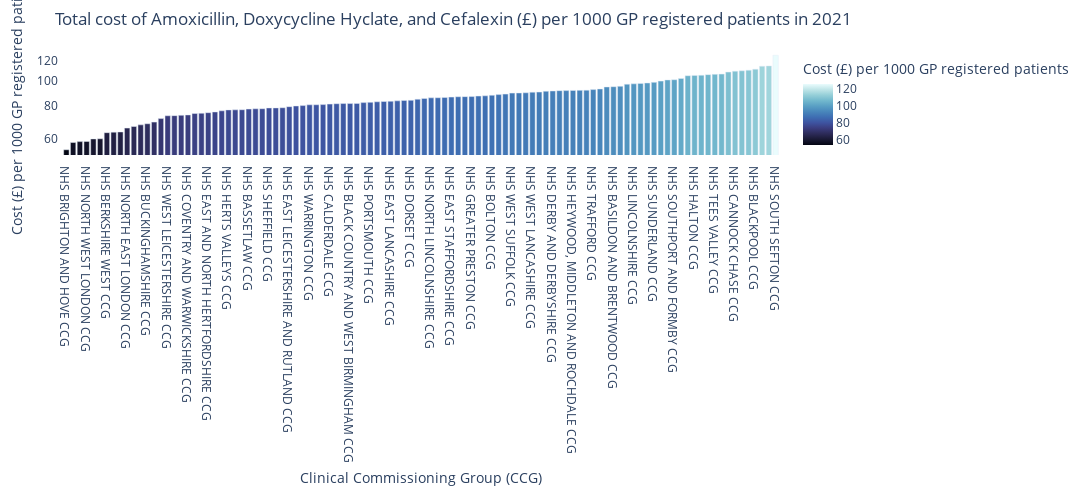

Source (notebook cell):
### Code cell
pd.options.plotting.backend = "plotly"
fig_2 = px.bar(df6, x='Clinical Commissioning Group (CCG)', y= "Total cost of Amoxicillin, Doxycycline Hyclate, Cefalexin (£) per 1000 GP registered patients",
log_y=True,
labels={"Total cost of Amoxicillin, Doxycycline Hyclate, Cefalexin (£) per 1000 GP registered patients": "Cost (£) per 1000 GP registered patients"},
title= "Total cost of Amoxicillin, Doxycycline Hyclate, and Cefalexin (£) per 1000 GP registered patients in %s" %current_year_str, 
color="Total cost of Amoxicillin, Doxycycline Hyclate, Cefalexin (£) per 1000 GP registered patients",
color_continuous_scale=px.colors.sequential.ice,
hover_data={"Total cost of Amoxicillin, Doxycycline Hyclate, Cefalexin (£) per 1000 GP registered patients":':.2f'},
width=2500, height=500)

fig_2.update_layout(
    {"plot_bgcolor": "rgba(0, 0, 0, 0)", "paper_bgcolor": "rgba(0, 0, 0, 0)"},
    autosize=True,
    margin=dict(l=50, r=50, b=50, t=50, pad=4, autoexpand=True),
)
fig_2.show()

### Figure 1 — Plotly figure (JSON) as saved in the notebook; plotly's stock layout.template omitted (floating-point values rounded to 4 significant figures)
{"data": [{"alignmentgroup": "True", "hovertemplate": "Clinical Commissioning Group (CCG)=%{x}<br>Cost (£) per 1000 GP registered patients=%{marker.color:.2f}<extra></extra>", "legendgroup": "", "marker": {"color": [54.22, 57.83, 58.29, 58.39, 59.71, 59.79, 63.13, 63.42, 63.53, 65.75, 66.69, 67.66, 68.34, 69.34, 71.56, 73.37, 73.46, 73.69, 73.93, 74.85, 75.03, 75.42, 75.92, 76.68, 77.31, 77.35, 77.44, 77.92, 78.08, 78.14, 78.66, 78.7, 78.82, 79.57, 80.06, 80.34, 80.89, 80.94, 81.06, 81.41, 81.7, 81.81, 81.81, 81.93, 82.5, 82.69, 83.09, 83.3, 83.49, 83.8, 84.13, 84.21, 85.04, 85.61, 86.07, 86.15, 86.38, 86.65, 86.92, 87.0, 87.05, 87.48, 87.64, 88.09, 88.58, 88.98, 89.77, 89.87, 90.04, 90.53, 90.61, 91.29, 91.49, 91.76, 91.79, 91.98, 92.03, 92.19, 92.63, 93.15, 94.84, 95.04, 95.37, 97.19, 97.49, 97.88, 98.25, 98.79, 99.88, 100.9, 101.1, 102.3, 104.8, 105.1, 105.3, 105.8, 106.1, 106.3, 108.2, 109.2, 109.5, 110.1, 111.1, 114.1, 114.4, 125.7], "coloraxis": "coloraxis", "pattern": {"shape": ""}}, "name": "", "offsetgroup": "", "orientation": "v", "showlegend": false, "textposition": "auto", "type": "bar", "x": ["NHS BRIGHTON AND HOVE CCG", "NHS NORTH CENTRAL LONDON CCG", "NHS OXFORDSHIRE CCG", "NHS NORTH WEST LONDON CCG", "NHS SOUTH EAST LONDON CCG", "NHS BRISTOL, NORTH SOMERSET AND SOUTH GLOUCESTERSHIRE CCG", "NHS BERKSHIRE WEST CCG", "NHS LEICESTER CITY CCG", "NHS SOUTH WEST LONDON CCG", "NHS NORTH EAST LONDON CCG", "NHS BEDFORDSHIRE, LUTON AND MILTON KEYNES CCG", "NHS GLOUCESTERSHIRE CCG", "NHS BUCKINGHAMSHIRE CCG", "NHS LEEDS CCG", "NHS FRIMLEY CCG", "NHS WEST LEICESTERSHIRE CCG", "NHS NOTTINGHAM AND NOTTINGHAMSHIRE CCG", "NHS VALE OF YORK CCG", "NHS COVENTRY AND WARWICKSHIRE CCG", "NHS BATH AND NORTH EAST SOMERSET, SWINDON AND WILTSHIRE CCG", "NHS SURREY HEARTLANDS CCG", "NHS EAST AND NORTH HERTFORDSHIRE CCG", "NHS IPSWICH AND EAST SUFFOLK CCG", "NHS THURROCK CCG", "NHS HERTS VALLEYS CCG", "NHS KERNOW CCG", "NHS ROTHERHAM CCG", "NHS BASSETLAW CCG", "NHS BRADFORD DISTRICT AND CRAVEN CCG", "NHS EAST RIDING OF YORKSHIRE CCG", "NHS SHEFFIELD CCG", "NHS WEST SUSSEX CCG", "NHS MID ESSEX CCG", "NHS EAST LEICESTERSHIRE AND RUTLAND CCG", "NHS BIRMINGHAM AND SOLIHULL CCG", "NHS HAMPSHIRE, SOUTHAMPTON AND ISLE OF WIGHT CCG", "NHS WARRINGTON CCG", "NHS CASTLE POINT AND ROCHFORD CCG", "NHS DEVON CCG", "NHS CALDERDALE CCG", "NHS SOMERSET CCG", "NHS HULL CCG", "NHS BLACK COUNTRY AND WEST BIRMINGHAM CCG", "NHS NORTHAMPTONSHIRE CCG", "NHS KENT AND MEDWAY CCG", "NHS PORTSMOUTH CCG", "NHS MORECAMBE BAY CCG", "NHS TAMESIDE AND GLOSSOP CCG", "NHS EAST LANCASHIRE CCG", "NHS BURY CCG", "NHS DONCASTER CCG", "NHS DORSET CCG", "NHS SOUTHEND CCG", "NHS OLDHAM CCG", "NHS NORTH LINCOLNSHIRE CCG", "NHS MANCHESTER CCG", "NHS STOCKPORT CCG", "NHS EAST STAFFORDSHIRE CCG", "NHS NORTH YORKSHIRE CCG", "NHS CHESHIRE CCG", "NHS GREATER PRESTON CCG", "NHS WAKEFIELD CCG", "NHS CHORLEY AND SOUTH RIBBLE CCG", "NHS BOLTON CCG", "NHS STOKE ON TRENT CCG", "NHS WEST ESSEX CCG", "NHS WEST SUFFOLK CCG", "NHS NORTH EAST ESSEX CCG", "NHS CAMBRIDGESHIRE AND PETERBOROUGH CCG", "NHS WEST LANCASHIRE CCG", "NHS BLACKBURN WITH DARWEN CCG", "NHS HEREFORDSHIRE AND WORCESTERSHIRE CCG", "NHS DERBY AND DERBYSHIRE CCG", "NHS NORTH EAST LINCOLNSHIRE CCG", "NHS NEWCASTLE GATESHEAD CCG", "NHS HEYWOOD, MIDDLETON AND ROCHDALE CCG", "NHS BARNSLEY CCG", "NHS EAST SUSSEX CCG", "NHS TRAFFORD CCG", "NHS NORTH TYNESIDE CCG", "NHS KIRKLEES CCG", "NHS BASILDON AND BRENTWOOD CCG", "NHS SALFORD CCG", "NHS NORTH STAFFORDSHIRE CCG", "NHS LINCOLNSHIRE CCG", "NHS SHROPSHIRE, TELFORD AND WREKIN CCG", "NHS NORTHUMBERLAND CCG", "NHS SUNDERLAND CCG", "NHS WIGAN BOROUGH CCG", "NHS NORFOLK AND WAVENEY CCG", "NHS SOUTHPORT AND FORMBY CCG", "NHS SOUTH EAST STAFFORDSHIRE AND SEISDON PENINSULA CCG", "NHS SOUTH TYNESIDE CCG", "NHS HALTON CCG", "NHS NORTH CUMBRIA CCG", "NHS FYLDE AND WYRE CCG", "NHS TEES VALLEY CCG", "NHS LIVERPOOL CCG", "NHS STAFFORD AND SURROUNDS CCG", "NHS CANNOCK CHASE CCG", "NHS KNOWSLEY CCG", "NHS ST HELENS CCG", "NHS BLACKPOOL CCG", "NHS WIRRAL CCG", "NHS COUNTY DURHAM CCG", "NHS SOUTH SEFTON CCG"], "xaxis": "x", "y": [54.22, 57.83, 58.29, 58.39, 59.71, 59.79, 63.13, 63.42, 63.53, 65.75, 66.69, 67.66, 68.34, 69.34, 71.56, 73.37, 73.46, 73.69, 73.93, 74.85, 75.03, 75.42, 75.92, 76.68, 77.31, 77.35, 77.44, 77.92, 78.08, 78.14, 78.66, 78.7, 78.82, 79.57, 80.06, 80.34, 80.89, 80.94, 81.06, 81.41, 81.7, 81.81, 81.81, 81.93, 82.5, 82.69, 83.09, 83.3, 83.49, 83.8, 84.13, 84.21, 85.04, 85.61, 86.07, 86.15, 86.38, 86.65, 86.92, 87.0, 87.05, 87.48, 87.64, 88.09, 88.58, 88.98, 89.77, 89.87, 90.04, 90.53, 90.61, 91.29, 91.49, 91.76, 91.79, 91.98, 92.03, 92.19, 92.63, 93.15, 94.84, 95.04, 95.37, 97.19, 97.49, 97.88, 98.25, 98.79, 99.88, 100.9, 101.1, 102.3, 104.8, 105.1, 105.3, 105.8, 106.1, 106.3, 108.2, 109.2, 109.5, 110.1, 111.1, 114.1, 114.4, 125.7], "yaxis": "y"}], "layout": {"autosize": true, "barmode": "relative", "coloraxis": {"colorbar": {"title": {"text": "Cost (£) per 1000 GP registered patients"}}, "colorscale": [[0, "rgb(3, 5, 18)"], [0.09091, "rgb(25, 25, 51)"], [0.1818, "rgb(44, 42, 87)"], [0.2727, "rgb(58, 60, 125)"], [0.3636, "rgb(62, 83, 160)"], [0.4545, "rgb(62, 109, 178)"], [0.5455, "rgb(72, 134, 187)"], [0.6364, "rgb(89, 159, 196)"], [0.7273, "rgb(114, 184, 205)"], [0.8182, "rgb(149, 207, 216)"], [0.9091, "rgb(192, 229, 232)"], [1, "rgb(234, 252, 253)"]]}, "height": 500, "legend": {"tracegroupgap": 0}, "margin": {"autoexpand": true, "b": 50, "l": 50, "pad": 4, "r": 50, "t": 50}, "paper_bgcolor": "rgba(0, 0, 0, 0)", "plot_bgcolor": "rgba(0, 0, 0, 0)", "title": {"text": "Total cost of Amoxicillin, Doxycycline Hyclate, and Cefalexin (£) per 1000 GP registered patients in 2021"}, "width": 2500, "xaxis": {"anchor": "y", "domain": [0, 1], "title": {"text": "Clinical Commissioning Group (CCG)"}}, "yaxis": {"anchor": "x", "domain": [0, 1], "title": {"text": "Cost (£) per 1000 GP registered patients"}, "type": "log"}}}
